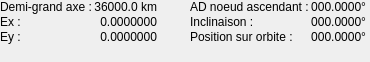
    <widget class="QWidget" name="circulaires">
     <widget class="QWidget" name="formLayoutWidget_29">
      <property name="geometry">
       <rect>
        <x>0</x>
        <y>0</y>
        <width>181</width>
        <height>53</height>
       </rect>
      </property>
      <layout class="QFormLayout" name="formLayout_circ1">
       <property name="sizeConstraint">
        <enum>QLayout::SetFixedSize</enum>
       </property>
       <property name="labelAlignment">
        <set>Qt::AlignLeading|Qt::AlignLeft|Qt::AlignVCenter</set>
       </property>
       <property name="horizontalSpacing">
        <number>2</number>
       </property>
       <property name="verticalSpacing">
        <number>1</number>
       </property>
       <item row="2" column="0">
        <widget class="QLabel" name="lbl_ex1">
         <property name="font">
          <font/>
         </property>
         <property name="text">
          <string extracomment="Component X of eccentricity vector">Ex :</string>
         </property>
        </widget>
       </item>
       <item row="2" column="1">
        <widget class="QLabel" name="ex1">
         <property name="font">
          <font/>
         </property>
         <property name="text">
          <string notr="true">0.0000000</string>
         </property>
         <property name="alignment">
          <set>Qt::AlignRight|Qt::AlignTrailing|Qt::AlignVCenter</set>
         </property>
        </widget>
       </item>
       <item row="3" column="0">
        <widget class="QLabel" name="lbl_ey1">
         <property name="font">
          <font/>
         </property>
         <property name="text">
          <string extracomment="Component Y of eccentricity vector">Ey :</string>
         </property>
        </widget>
       </item>
       <item row="3" column="1">
        <widget class="QLabel" name="ey1">
         <property name="font">
          <font/>
         </property>
         <property name="text">
          <string notr="true">0.0000000</string>
         </property>
         <property name="alignment">
          <set>Qt::AlignRight|Qt::AlignTrailing|Qt::AlignVCenter</set>
         </property>
        </widget>
       </item>
       <item row="1" column="1">
        <widget class="QLabel" name="demiGrandAxeCirc">
         <property name="font">
          <font/>
         </property>
         <property name="text">
          <string notr="true">36000.0 km</string>
         </property>
         <property name="alignment">
          <set>Qt::AlignRight|Qt::AlignTrailing|Qt::AlignVCenter</set>
         </property>
        </widget>
       </item>
       <item row="1" column="0">
        <widget class="QLabel" name="lbl_demiGrandAxeCirc">
         <property name="text">
          <string>Demi-grand axe :</string>
         </property>
        </widget>
       </item>
      </layout>
     </widget>
     <widget class="QWidget" name="formLayoutWidget_28">
      <property name="geometry">
       <rect>
        <x>190</x>
        <y>0</y>
        <width>171</width>
        <height>52</height>
       </rect>
      </property>
      <layout class="QFormLayout" name="formLayout_circ2">
       <property name="sizeConstraint">
        <enum>QLayout::SetFixedSize</enum>
       </property>
       <property name="labelAlignment">
        <set>Qt::AlignLeading|Qt::AlignLeft|Qt::AlignVCenter</set>
       </property>
       <property name="horizontalSpacing">
        <number>2</number>
       </property>
       <property name="verticalSpacing">
        <number>1</number>
       </property>
       <item row="0" column="0">
        <widget class="QLabel" name="lbl_ADNoeudAscendant2">
         <property name="font">
          <font/>
         </property>
         <property name="text">
          <string extracomment="Right ascension of the ascending node">AD noeud ascendant :</string>
         </property>
        </widget>
       </item>
       <item row="1" column="0">
        <widget class="QLabel" name="lbl_inclinaison2">
         <property name="font">
          <font/>
         </property>
         <property name="text">
          <string>Inclinaison :</string>
         </property>
        </widget>
       </item>
       <item row="2" column="0">
        <widget class="QLabel" name="lbl_positionSurOrbite">
         <property name="font">
          <font/>
         </property>
         <property name="text">
          <string>Position sur orbite :</string>
         </property>
        </widget>
       </item>
       <item row="0" column="1">
        <widget class="QLabel" name="ADNoeudAscendant2">
         <property name="font">
          <font/>
         </property>
         <property name="text">
          <string notr="true">000.0000°</string>
         </property>
         <property name="alignment">
          <set>Qt::AlignRight|Qt::AlignTrailing|Qt::AlignVCenter</set>
         </property>
        </widget>
       </item>
       <item row="1" column="1">
        <widget class="QLabel" name="inclinaison2">
         <property name="font">
          <font/>
         </property>
         <property name="text">
          <string notr="true">000.0000°</string>
         </property>
         <property name="alignment">
          <set>Qt::AlignRight|Qt::AlignTrailing|Qt::AlignVCenter</set>
         </property>
        </widget>
       </item>
       <item row="2" column="1">
        <widget class="QLabel" name="positionSurOrbite">
         <property name="font">
          <font/>
         </property>
         <property name="toolTip">
          <string>Somme de l'argument du périgée et de l'anomalie moyenne</string>
         </property>
         <property name="text">
          <string notr="true">000.0000°</string>
         </property>
         <property name="alignment">
          <set>Qt::AlignRight|Qt::AlignTrailing|Qt::AlignVCenter</set>
         </property>
        </widget>
       </item>
      </layout>
     </widget>
    </widget>
